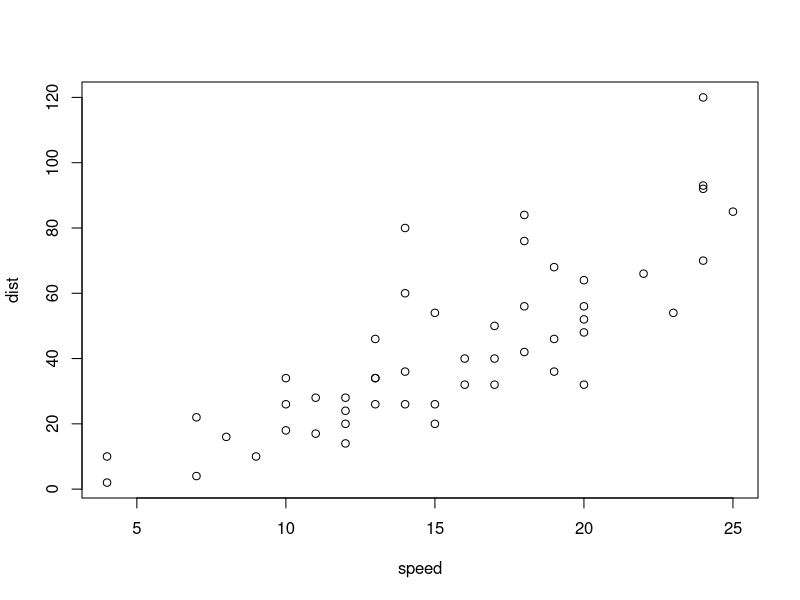
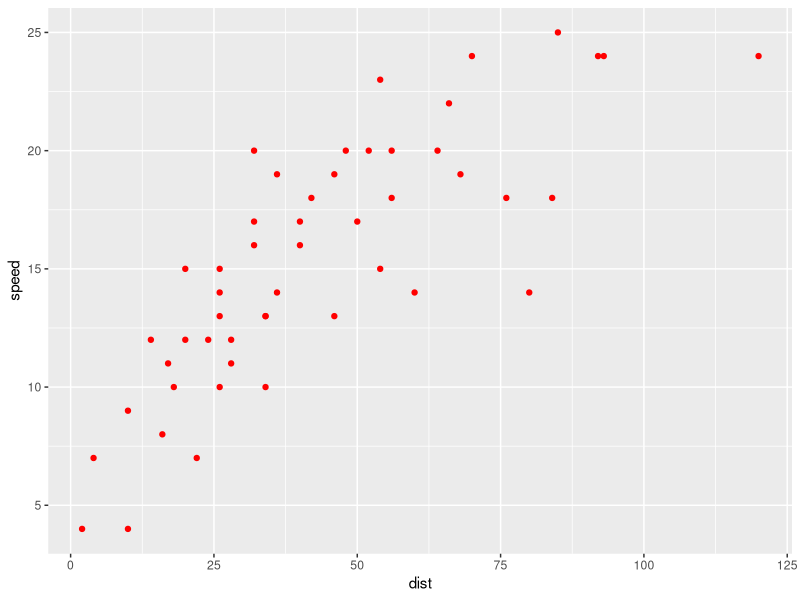

Write R code to recreate these figures, in order.
## ---- chunk 1

library(tidyverse)

## ---- chunk 2
plot(cars)
## ---- chunk 3
# OK, let's see what happens if I introduce another plot

ggplot(cars, aes(dist, speed))+geom_point(color = 'red')
